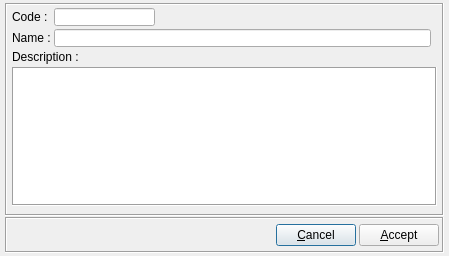
<?xml version="1.0" encoding="UTF-8"?>
<ui version="4.0">
 <class>uiSoftwareRecord</class>
 <widget class="QDialog" name="uiSoftwareRecord">
  <property name="geometry">
   <rect>
    <x>0</x>
    <y>0</y>
    <width>449</width>
    <height>256</height>
   </rect>
  </property>
  <property name="windowTitle">
   <string>Dialog</string>
  </property>
  <property name="windowIcon">
   <iconset>
    <normaloff>:/Resources/Images/SystemObjects.png</normaloff>:/Resources/Images/SystemObjects.png</iconset>
  </property>
  <property name="styleSheet">
   <string notr="true"/>
  </property>
  <layout class="QGridLayout" name="gridLayout">
   <property name="leftMargin">
    <number>5</number>
   </property>
   <property name="topMargin">
    <number>3</number>
   </property>
   <property name="rightMargin">
    <number>5</number>
   </property>
   <property name="bottomMargin">
    <number>3</number>
   </property>
   <property name="horizontalSpacing">
    <number>3</number>
   </property>
   <property name="verticalSpacing">
    <number>1</number>
   </property>
   <item row="2" column="0">
    <widget class="QFrame" name="frame_2">
     <property name="frameShape">
      <enum>QFrame::Box</enum>
     </property>
     <property name="frameShadow">
      <enum>QFrame::Sunken</enum>
     </property>
     <layout class="QHBoxLayout" name="horizontalLayout">
      <property name="spacing">
       <number>3</number>
      </property>
      <property name="leftMargin">
       <number>3</number>
      </property>
      <property name="topMargin">
       <number>5</number>
      </property>
      <property name="rightMargin">
       <number>3</number>
      </property>
      <property name="bottomMargin">
       <number>5</number>
      </property>
      <item>
       <spacer name="horizontalSpacer_3">
        <property name="orientation">
         <enum>Qt::Horizontal</enum>
        </property>
        <property name="sizeHint" stdset="0">
         <size>
          <width>186</width>
          <height>20</height>
         </size>
        </property>
       </spacer>
      </item>
      <item>
       <widget class="QPushButton" name="pbtCancel">
        <property name="text">
         <string>&amp;Cancel</string>
        </property>
        <property name="icon">
         <iconset resource="../Platform/NPlatform.qrc">
          <normaloff>:/Resources/Images/Cancel.png</normaloff>:/Resources/Images/Cancel.png</iconset>
        </property>
        <property name="flat">
         <bool>false</bool>
        </property>
       </widget>
      </item>
      <item>
       <widget class="QPushButton" name="pbtAccept">
        <property name="text">
         <string>&amp;Accept</string>
        </property>
        <property name="icon">
         <iconset resource="../Platform/NPlatform.qrc">
          <normaloff>:/Resources/Images/Accept.png</normaloff>:/Resources/Images/Accept.png</iconset>
        </property>
        <property name="flat">
         <bool>false</bool>
        </property>
       </widget>
      </item>
     </layout>
    </widget>
   </item>
   <item row="1" column="0">
    <widget class="QFrame" name="frame">
     <property name="frameShape">
      <enum>QFrame::Box</enum>
     </property>
     <property name="frameShadow">
      <enum>QFrame::Sunken</enum>
     </property>
     <layout class="QGridLayout" name="gridLayout_2">
      <property name="leftMargin">
       <number>5</number>
      </property>
      <property name="topMargin">
       <number>3</number>
      </property>
      <property name="rightMargin">
       <number>5</number>
      </property>
      <property name="bottomMargin">
       <number>8</number>
      </property>
      <property name="spacing">
       <number>3</number>
      </property>
      <item row="3" column="0" colspan="3">
       <widget class="QTextEdit" name="txtDescription">
        <property name="frameShape">
         <enum>QFrame::Box</enum>
        </property>
        <property name="tabChangesFocus">
         <bool>true</bool>
        </property>
       </widget>
      </item>
      <item row="2" column="0" colspan="2">
       <widget class="QLabel" name="label_7">
        <property name="text">
         <string>Description :</string>
        </property>
       </widget>
      </item>
      <item row="1" column="0">
       <layout class="QGridLayout" name="gridLayout_3">
        <item row="1" column="2">
         <spacer name="horizontalSpacer_5">
          <property name="orientation">
           <enum>Qt::Horizontal</enum>
          </property>
          <property name="sizeHint" stdset="0">
           <size>
            <width>24</width>
            <height>15</height>
           </size>
          </property>
         </spacer>
        </item>
        <item row="1" column="1">
         <widget class="QLineEdit" name="ledCode">
          <property name="minimumSize">
           <size>
            <width>101</width>
            <height>18</height>
           </size>
          </property>
          <property name="maximumSize">
           <size>
            <width>101</width>
            <height>18</height>
           </size>
          </property>
          <property name="styleSheet">
           <string notr="true"/>
          </property>
          <property name="maxLength">
           <number>50</number>
          </property>
         </widget>
        </item>
        <item row="2" column="1" colspan="3">
         <widget class="QLineEdit" name="ledName">
          <property name="sizePolicy">
           <sizepolicy hsizetype="Fixed" vsizetype="Fixed">
            <horstretch>0</horstretch>
            <verstretch>0</verstretch>
           </sizepolicy>
          </property>
          <property name="minimumSize">
           <size>
            <width>101</width>
            <height>18</height>
           </size>
          </property>
          <property name="maximumSize">
           <size>
            <width>1800</width>
            <height>18</height>
           </size>
          </property>
          <property name="maxLength">
           <number>50</number>
          </property>
         </widget>
        </item>
        <item row="1" column="0">
         <widget class="QLabel" name="label_2">
          <property name="text">
           <string>Code :</string>
          </property>
         </widget>
        </item>
        <item row="2" column="0">
         <widget class="QLabel" name="label_3">
          <property name="text">
           <string>Name :</string>
          </property>
         </widget>
        </item>
       </layout>
      </item>
     </layout>
    </widget>
   </item>
  </layout>
 </widget>
 <resources>
  <include location="../Platform/NPlatform.qrc"/>
 </resources>
 <connections/>
</ui>
